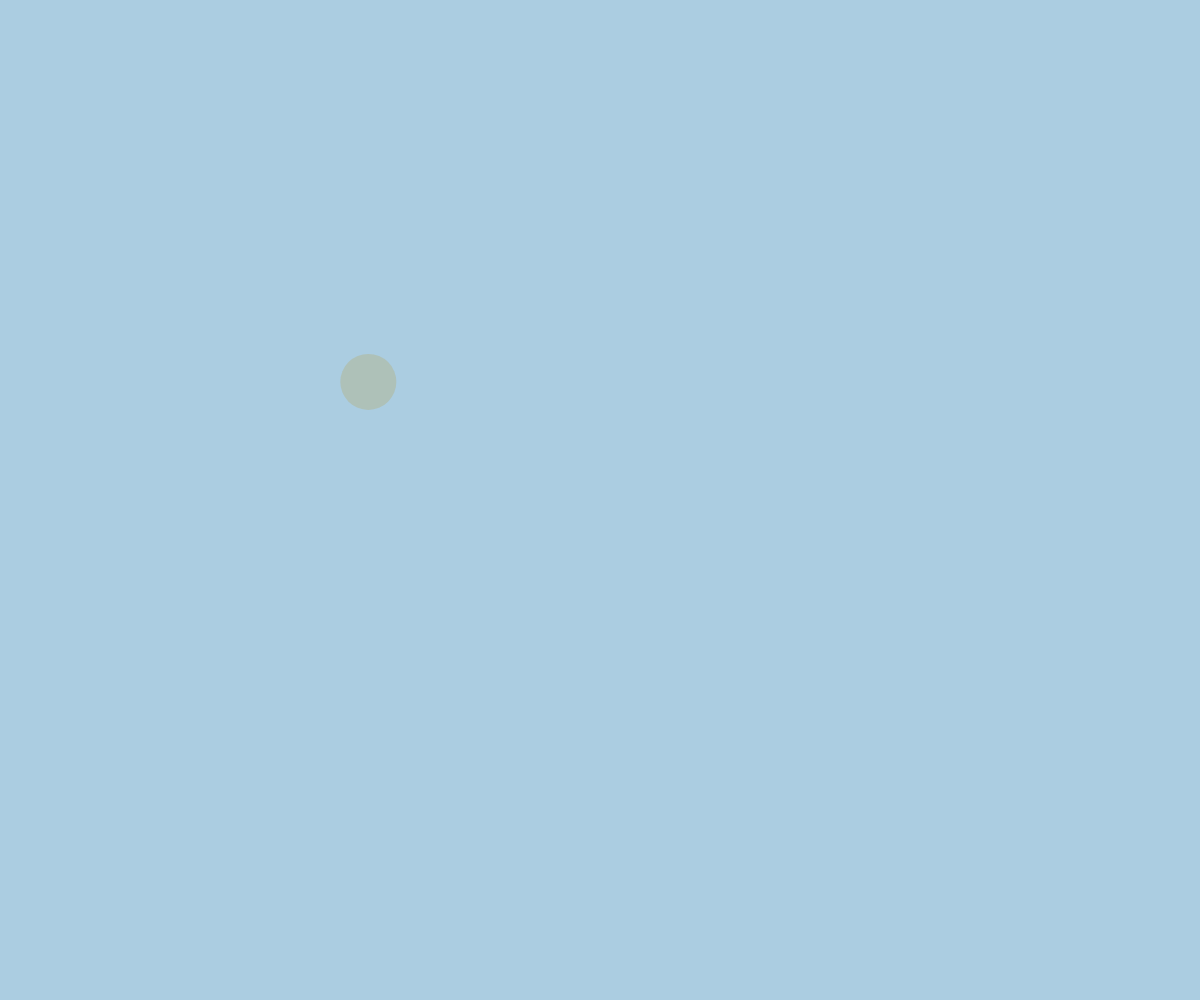
Frame 1 (no input)
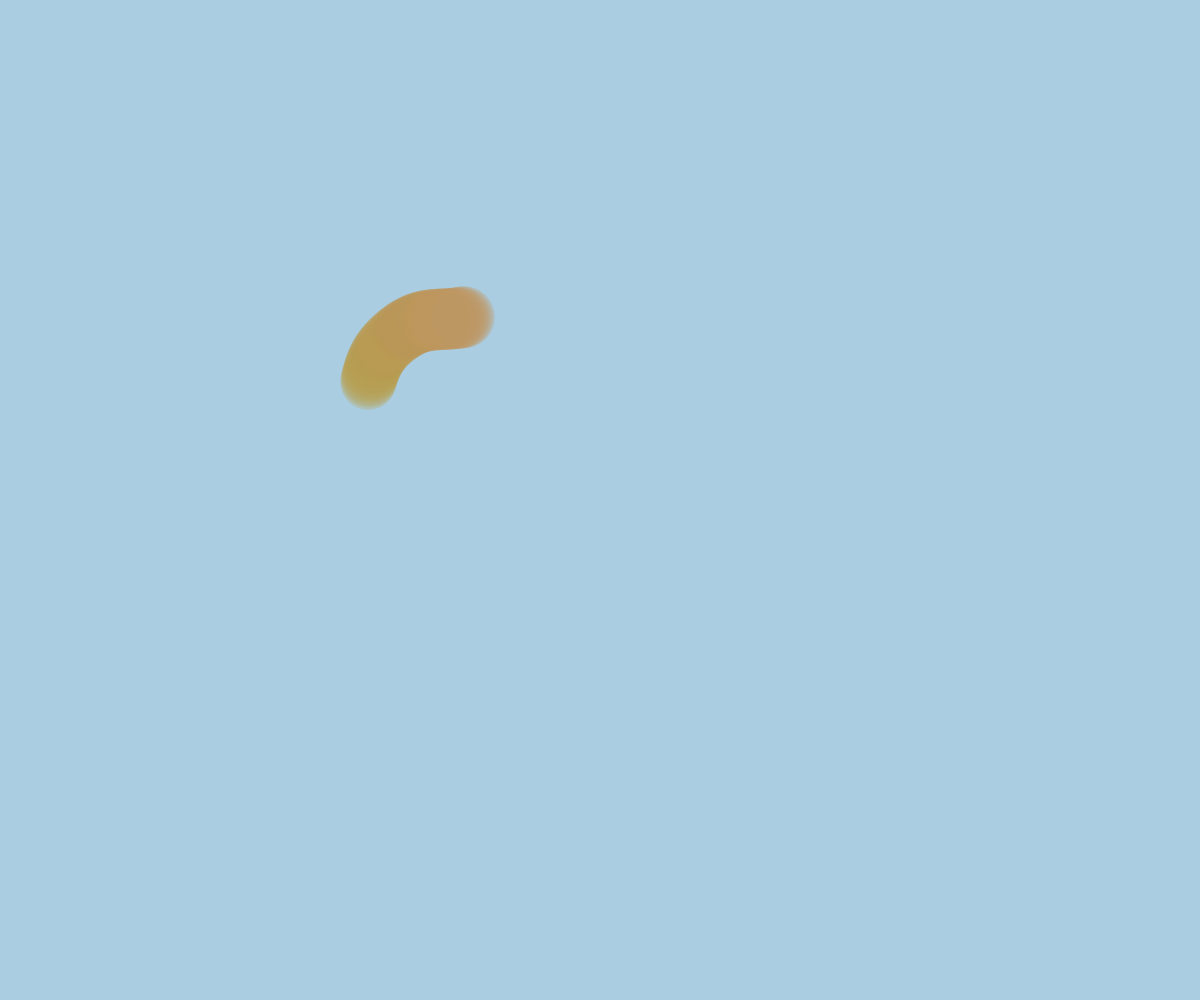
Frame 60 (no input)
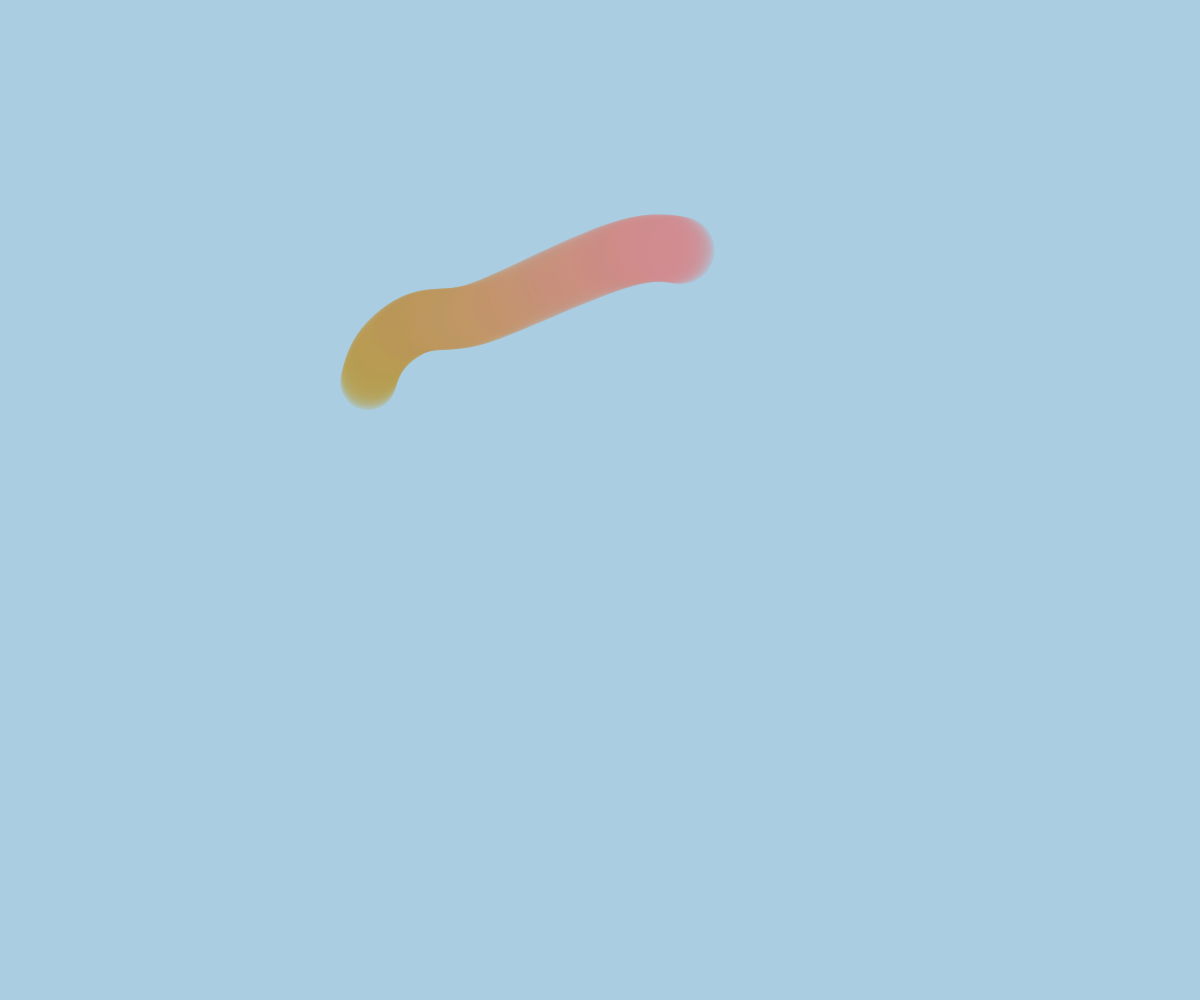
Frame 120 (the mouse pressed at the canvas centre since frame 60)

The p5.js sketch that drew these frames (run headless with seeded random() and noise() and a simulated clock; from frame 60 on, the mouse is pressed at the canvas centre):

// p5.js sketch
// ── sketch.js
// -
// Mondo , bolle by Ilenia Balella 
// 2020 © Ilenia Balella @ileniab, Daniele @Fupete and the course DSII2020 at DESIGN.unirsm 
// github.com/dsii-2020-unirsm — github.com/ileniab
// Educational purposes, MIT License, 2020, San Marino
// —

let camminatori= [];

let dim= 30;

function setup() {
  createCanvas(windowWidth, windowHeight);
  let n=1;
  background(171,205,225);
  frameRate(50)
  for(let i=0; i<n; i++){
    camminatori.push(new Walker(i));
  }
}

function draw() {
// background(100,30,220,50);
  for (let i = 0; i < camminatori.length; i++) {
    
    camminatori[i].spostati()
    camminatori[i].mostrati()
  }
}

function Walker(_id){
  this.id=_id;
  this.x = this.r = 0;
  this.y = this.g = 0;
  this.b=0;
  
  this.t = random(100);
  this.tIncr = random(-0.5, 0.5) * 0.01 //velocità diverse
  
  
  this.mostrati = function(){
  
  push();
    
    noStroke();
    
    this.r = map(this.x, 0, width, 150, 255);
    
    this.g = map(this.y, 0, height, 100, 255);
    
    this.b = map(this.x, 0, width, 0, 255);
    
    this.dim= map(this.y, 0, height, 90, 1);
    
    fill(this.r,this.g,this.b, 70);
    
    ellipse(this.x, this.y, this.dim, this.dim);
    
  pop();
  } 
  
  this.spostati = function(){
  this.x= noise(this.t)*width;
  this.y= noise(this.t + 5)*height;
  this.t=this.t+this.tIncr;
  }
  
}

function windowResized() {
  resizeCanvas(windowWidth, windowHeight);
}
